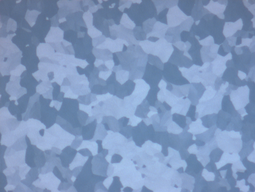
#> input picture contrast_images/15C_bf_140.png, 255 x 192 px, shrunk from 868 x 652 before the run
$ python grain_counting_bak.py   (older library calls are emulated)
#> lines starting #> are read from the running program, lines starting #| are printed output that depends on the picture; after the words box and inside, x2 and y2 are one past the last pixel; in counts of white or black regions, pixels touching at a corner belong together
import numpy as np
import matplotlib.pyplot as plt

from scipy import ndimage as ndi
from skimage.io import imread
from skimage.color import rgb2gray, rgba2rgb, label2rgb
from skimage.filters import sobel, gaussian, threshold_otsu, threshold_local,\
        unsharp_mask
from skimage.filters.rank import mean
from skimage.morphology import disk
from skimage.morphology import closing, opening, binary_closing,\
        binary_opening, reconstruction, area_opening, diameter_closing,\
        binary_erosion, erosion, diameter_opening
from skimage.segmentation import watershed, random_walker, mark_boundaries
from skimage.measure import label, regionprops
from skimage.future import graph


def _weight_mean_color(graph, src, dst, n):
    """Callback to handle merging nodes by recomputing mean color.

    The method expects that the mean color of `dst` is already computed.

    Parameters
    ----------
    graph : RAG
        The graph under consideration.
    src, dst : int
        The vertices in `graph` to be merged.
    n : int
        A neighbor of `src` or `dst` or both.

    Returns
    -------
    data : dict
        A dictionary with the `"weight"` attribute set as the absolute
        difference of the mean color between node `dst` and `n`.
    """

    diff = graph.nodes[dst]['mean color'] - graph.nodes[n]['mean color']
    diff = np.linalg.norm(diff)
    return {'weight': diff}


def merge_mean_color(graph, src, dst):
    """Callback called before merging two nodes of a mean color distance graph.

    This method computes the mean color of `dst`.

    Parameters
    ----------
    graph : RAG
        The graph under consideration.
    src, dst : int
        The vertices in `graph` to be merged.
    """
    graph.nodes[dst]['total color'] += graph.nodes[src]['total color']
    graph.nodes[dst]['pixel count'] += graph.nodes[src]['pixel count']
    graph.nodes[dst]['mean color'] = (graph.nodes[dst]['total color'] /
                                      graph.nodes[dst]['pixel count'])


# Import images in RGB space:
temp = 15
img_bf = rgba2rgb(imread(f'./contrast_images/{temp}C_bf_140.png'))
img_df = rgba2rgb(imread(f'./contrast_images/{temp}C_df_140.png'))
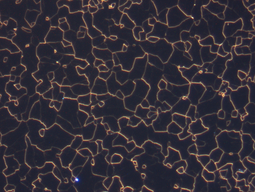
#> input picture contrast_images/15C_df_140.png, 255 x 192 px, shrunk from 868 x 652 before the run

# Isolate greyscale maps of grain boundaries, then combine:
gbs_bf = sobel(rgb2gray(img_bf))
gbs_df = rgb2gray(img_df)
gbs = 1 - (gbs_bf+gbs_df) / 2
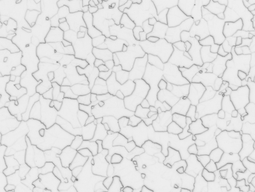
#> gbs: shape (192, 255) float64; min 0.452, max 0.938, mean 0.891

# Remap to maximize contrast across middle 95% of data:
retain = 95
minval = np.percentile(gbs, (100-retain)/2)
#> minval = 0.727
maxval = np.percentile(gbs, (retain+100)/2)
#> maxval = 0.931
gbs_maxcon = (gbs - minval) / (maxval - minval)
gbs_maxcon[gbs_maxcon < 0] = 0
#> gbs_maxcon: shape (192, 255) float64; min 0, max 1.04, mean 0.809
gbs_maxcon[gbs_maxcon > 1] = 1
#> gbs_maxcon: shape (192, 255) float64; min 0, max 1, mean 0.809

# Use gaussian method to sharpen boundaries:
gbs_sharpened = unsharp_mask(gbs_maxcon, radius=5, amount=1)

# Execute decimation procedure:
#   - remove and save grain cores with diameter < threshold
#   - then erode the remaining map
#   - loop until there's nothing left to erode
#   - 35C: d5, s2
#   - 15C: d20, s10

gbs_eroding = gbs_sharpened
grain_cores = np.zeros_like(gbs_eroding)
iterations = 0

while np.any(gbs_eroding):
    gbs_stripped = area_opening(
            gbs_eroding, area_threshold=10, connectivity=2)
    #gbs_stripped = diameter_opening(
    #        gbs_eroding, diameter_threshold=5, connectivity=2)
    grain_cores = grain_cores + (gbs_eroding - gbs_stripped)
    gbs_eroding = erosion(gbs_stripped, selem=disk(2))
    iterations = iterations + 1
    print(f'Decimation cycle: {iterations}')
#> this loop made 9 passes
#| Decimation cycle: 1
#| Decimation cycle: 2
#| Decimation cycle: 3
#| Decimation cycle: 4
#| Decimation cycle: 5
#| Decimation cycle: 6
#| Decimation cycle: 7
#| Decimation cycle: 8
#> (further printed lines are left out)
#> pass 1, `gbs_eroding = erosion(gbs_stripped, selem=disk(2))`:
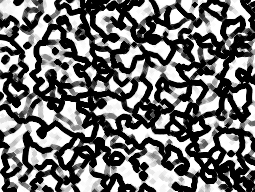
#> gbs_eroding: shape (192, 255) float64; min 0, max 1, mean 0.445
#> after the loop: gbs_eroding: shape (192, 255) float64; every value is 0
#> after the loop, iterations = 9

# Use grain cores as markers for watershed algorithm:

grain_cores_labels = label(grain_cores > 0, connectivity=2)
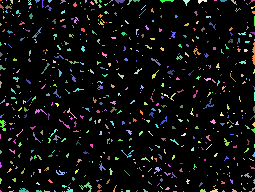
#> grain_cores_labels: shape (192, 255) int32; 631 distinct labels, from 0 to 630; one colour per label, 0 black
grain_cores_props = regionprops(grain_cores_labels)
#> grain_cores_props = 630 regions; largest, box (x1, y1, x2, y2) and area: (252, 42, 255, 65) 45, (79, 182, 92, 192) 41, (0, 120, 6, 131) 38, (203, 98, 214, 109) 29, (19, 188, 29, 192) 26
grain_centroids = np.asarray([prop.centroid for prop in grain_cores_props])
#> grain_centroids = 630 pairs, first value 0 to 191, second value 0 to 254
grain_centroid_coors = grain_centroids.astype(int)
#> grain_centroid_coors has the same summary as grain_centroids
markers = np.zeros_like(grain_cores_labels)

for marker in range(grain_centroid_coors.shape[0]):
    px_x = grain_centroid_coors[marker, 0]
    px_y = grain_centroid_coors[marker, 1]
    markers[px_x, px_y] = marker + 1
#> this loop made 630 passes
#> (px_x, px_y) on passes 1 to 3: (0, 0), (0, 6), (1, 11)
#> markers: shape (192, 255) int32; 631 distinct labels, from 0 to 630

#markers = grain_cores_labels
grain_labels = watershed(1 - gbs_sharpened, markers)
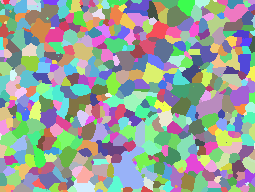
#> grain_labels: shape (192, 255) int32; 630 distinct labels, from 1 to 630; one colour per label, 0 black
#grain_labels = watershed(1 - gbs_sharpened, markers, mask=gbs_sharpened)

rag = graph.rag_mean_color(gbs_sharpened, grain_labels, mode='distance')

grain_labels_merged = graph.merge_hierarchical(grain_labels, rag, thresh=0.1, rag_copy=True,
                                     in_place_merge=True,
                                     merge_func=merge_mean_color,
                                     weight_func=_weight_mean_color)
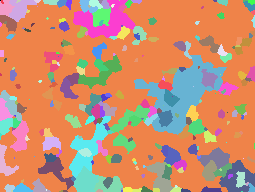
#> grain_labels_merged: shape (192, 255) int64; 255 distinct labels, from 0 to 254; one colour per label, 0 black


result = label2rgb(grain_labels_merged, image=gbs_sharpened, bg_label=0)
result = mark_boundaries(result, grain_labels_merged)
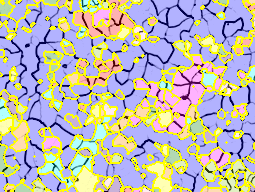
#> result: shape (192, 255, 3) float64; mean R, G, B 0.758, 0.739, 0.697
# [9 lines of commented-out code are left out]

fig, axes = plt.subplots(nrows=2, ncols=2, sharex=True, sharey=True)
ax = axes.ravel()

ax[0].imshow(img_bf)
ax[0].set_title('Original Bright Field')
ax[1].imshow(img_df)
ax[1].set_title('Original Dark Field')
ax[2].imshow(gbs_sharpened, cmap=plt.cm.gray)
ax[2].set_title('Sharpened Combined GBs')
ax[3].imshow(gbs_sharpened, cmap=plt.cm.gray)
ax[3].imshow(result)
#ax[3].scatter(grain_centroids[:,1], grain_centroids[:,0])
ax[3].set_title('Decimated Grain Cores')

for a in ax:
    a.set_axis_off()

fig.tight_layout()
plt.show()
